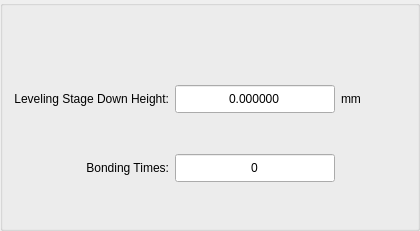
         <widget class="ISTAR::GUI::GroupBox" name="gb_precisionDetectSetting">
          <property name="geometry">
           <rect>
            <x>600</x>
            <y>10</y>
            <width>420</width>
            <height>231</height>
           </rect>
          </property>
          <property name="minimumSize">
           <size>
            <width>420</width>
            <height>0</height>
           </size>
          </property>
          <property name="maximumSize">
           <size>
            <width>420</width>
            <height>16777215</height>
           </size>
          </property>
          <property name="styleSheet">
           <string notr="true"/>
          </property>
          <layout class="QGridLayout" name="gridLayout_12">
           <property name="topMargin">
            <number>45</number>
           </property>
           <property name="rightMargin">
            <number>9</number>
           </property>
           <property name="spacing">
            <number>6</number>
           </property>
           <item row="0" column="0">
            <widget class="QLabel" name="label_26">
             <property name="minimumSize">
              <size>
               <width>120</width>
               <height>30</height>
              </size>
             </property>
             <property name="maximumSize">
              <size>
               <width>16777215</width>
               <height>30</height>
              </size>
             </property>
             <property name="text">
              <string>Leveling Stage Down Height:</string>
             </property>
             <property name="alignment">
              <set>Qt::AlignRight|Qt::AlignTrailing|Qt::AlignVCenter</set>
             </property>
            </widget>
           </item>
           <item row="1" column="0">
            <widget class="QLabel" name="label_29">
             <property name="minimumSize">
              <size>
               <width>120</width>
               <height>30</height>
              </size>
             </property>
             <property name="maximumSize">
              <size>
               <width>16777215</width>
               <height>30</height>
              </size>
             </property>
             <property name="text">
              <string>Bonding Times:</string>
             </property>
             <property name="alignment">
              <set>Qt::AlignRight|Qt::AlignTrailing|Qt::AlignVCenter</set>
             </property>
            </widget>
           </item>
           <item row="0" column="2">
            <widget class="QLabel" name="label_9">
             <property name="text">
              <string>mm</string>
             </property>
            </widget>
           </item>
           <item row="0" column="1">
            <widget class="QDoubleSpinBox" name="dsb_levelingStageDownHeight">
             <property name="minimumSize">
              <size>
               <width>160</width>
               <height>30</height>
              </size>
             </property>
             <property name="maximumSize">
              <size>
               <width>16777215</width>
               <height>30</height>
              </size>
             </property>
             <property name="alignment">
              <set>Qt::AlignCenter</set>
             </property>
             <property name="buttonSymbols">
              <enum>QAbstractSpinBox::NoButtons</enum>
             </property>
             <property name="decimals">
              <number>6</number>
             </property>
             <property name="minimum">
              <double>-999.000000000000000</double>
             </property>
             <property name="maximum">
              <double>999.999000000000024</double>
             </property>
            </widget>
           </item>
           <item row="1" column="1">
            <widget class="QDoubleSpinBox" name="dsb_bondTimes">
             <property name="minimumSize">
              <size>
               <width>160</width>
               <height>30</height>
              </size>
             </property>
             <property name="maximumSize">
              <size>
               <width>160</width>
               <height>30</height>
              </size>
             </property>
             <property name="alignment">
              <set>Qt::AlignCenter</set>
             </property>
             <property name="buttonSymbols">
              <enum>QAbstractSpinBox::NoButtons</enum>
             </property>
             <property name="decimals">
              <number>0</number>
             </property>
             <property name="minimum">
              <double>0.000000000000000</double>
             </property>
             <property name="maximum">
              <double>9999.000000000000000</double>
             </property>
            </widget>
           </item>
          </layout>
         </widget>
